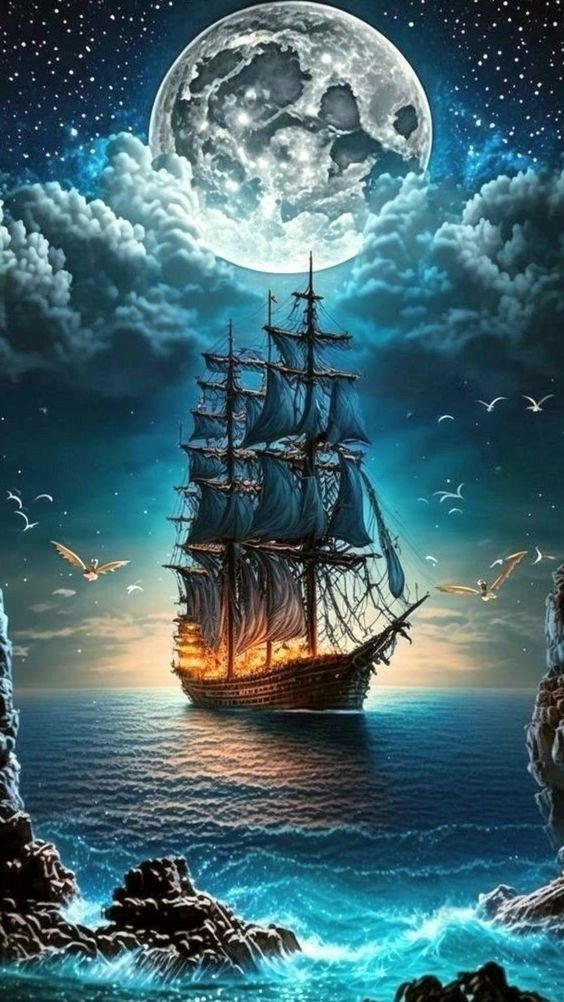
#> input picture Assignment-6/inputs/ship-moon.jpg, 564 x 1002 px
$ python histogram.py
#> lines starting #> are read from the running program, lines starting #| are printed output that depends on the picture
import cv2
import numpy as np
import matplotlib.pyplot as plt

def draw_chart(chart, hist, bins, range):
    if chart == 'hist':
        plt.hist(hist, bins=bins, range=range)
    elif chart == 'bar':
        plt.bar(np.arange(256), hist)
    else:
        plt.plot(hist)
    plt.title("Histogram Cahrt")
    plt.xlabel("Intensity value")
    plt.ylabel("count")
    plt.show()

def calculate_histogram(img):
    histogram = np.zeros((256), dtype=np.uint)
    for row in img:
        for col in row:
            for z in col:
                histogram[z] += 1
    return histogram

img = cv2.imread("./inputs/ship-moon.jpg")
#> img is the input picture: shape (1002, 564, 3); mean B, G, R 111, 103.2, 68.6
histogram = calculate_histogram(img)
#> after the loop in calculate_histogram, `for row in img:`: histogram = 256 values, max 16786 at index 17, min 1576 at index 254, mean 6622.6
draw_chart('plot', histogram, 0, 0)
#> in draw_chart, `plt.show()`:
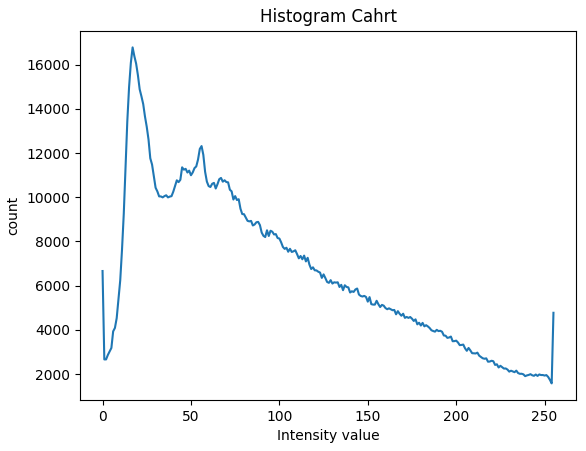
#> figure drawn by matplotlib, 1 panel; curve peaks at x = 17, y = 16786
draw_chart('hist', img.ravel(), 256, [0, 256])
#> call 2 of draw_chart, with chart = 'hist', hist = array of shape (1695384,), bins = 256
#> in draw_chart (call 2), `plt.show()`:
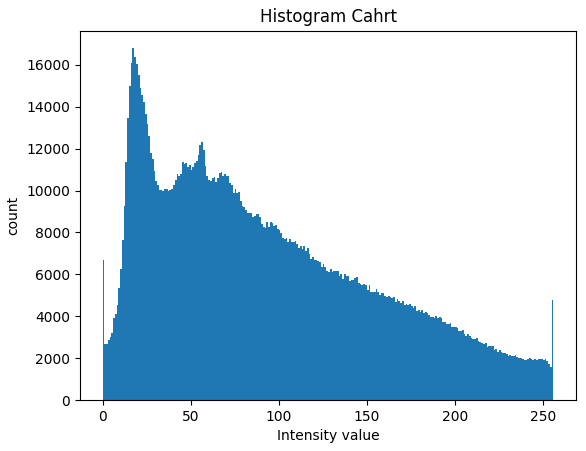
#> figure drawn by matplotlib, 1 panel; tallest bar 16786 high, from x = 17 to 18
draw_chart('bar', histogram, 0, 0)
#> call 3 of draw_chart, with chart = 'bar', hist = array of shape (256,), bins = 0, range = 0
#> in draw_chart (call 3), `plt.show()`:
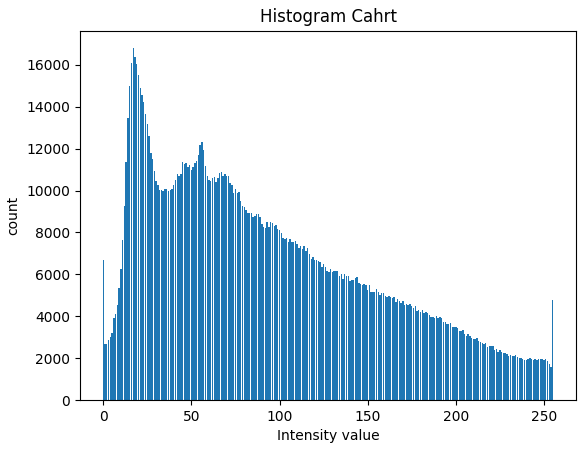
#> figure drawn by matplotlib, 1 panel; tallest bar 16786 high, from x = 16.6 to 17.4

$ run again, with Assignment-6/inputs/house.png saved as Assignment-6/inputs/ship-moon.jpg
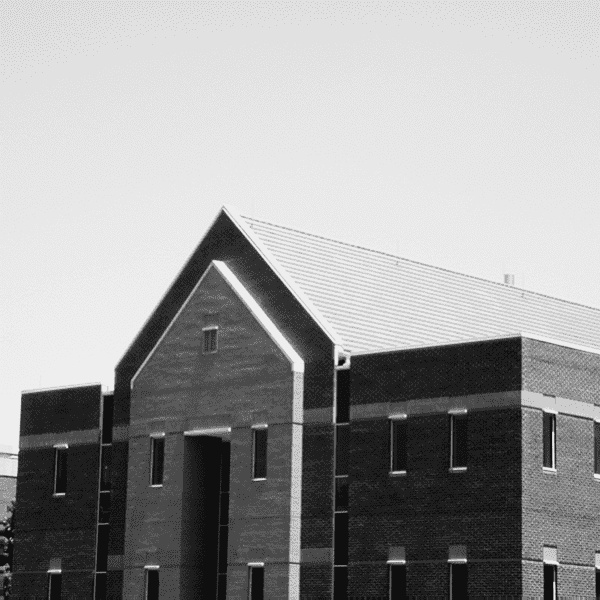
#> input picture Assignment-6/inputs/house.png, 600 x 600 px
#> img is the input picture: shape (600, 600, 3); min 7, max 245, mean 155.8
#> after the loop in calculate_histogram, `for row in img:`: histogram = 256 values, max 67389 at index 232, min 0 at index 0, mean 4218.8
#> in draw_chart (call 2), `plt.show()`:
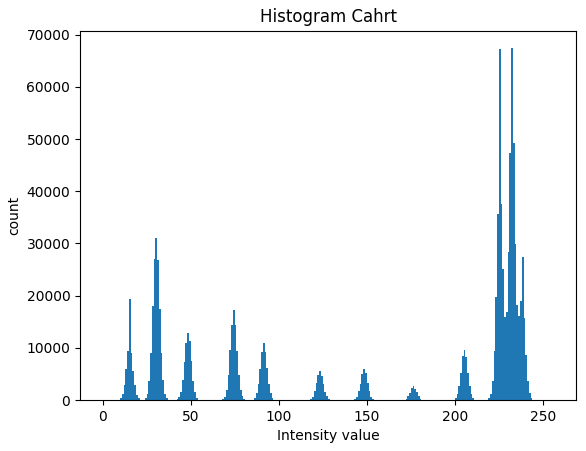
#> figure drawn by matplotlib, 1 panel; tallest bar 67389 high, from x = 232 to 233
#> in draw_chart (call 3), `plt.show()`:
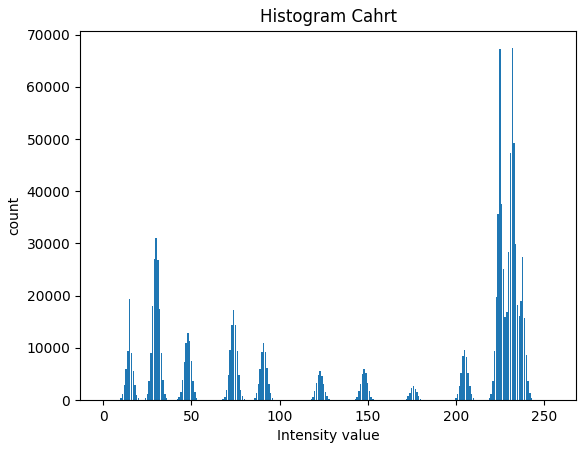
#> figure drawn by matplotlib, 1 panel; tallest bar 67389 high, from x = 231.6 to 232.4
